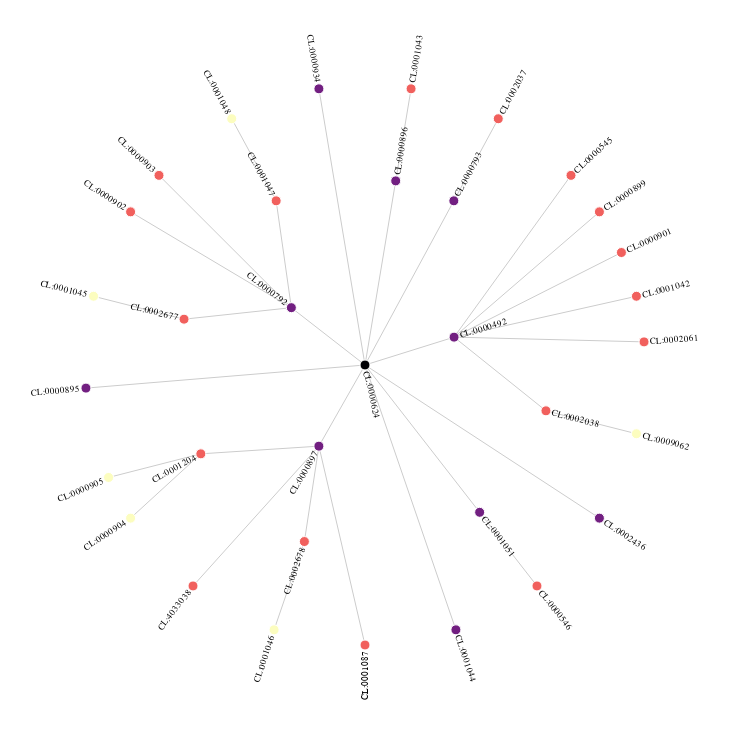

The notebook cell this image was saved under:
### Code cell
# Let's use the Vega radial tree example as a basis of the visualization
view = json.load(urllib.request.urlopen("https://vega.github.io/vega/examples/radial-tree-layout.vg.json"))

# first replace the default data with our own
view['data'][0].pop('url')
view['data'][0]['values'] = data
view['marks'][1]['encode']['enter']['tooltip'] = {"signal": "datum.desc"}
view['signals'][4]['value'] = 'cluster'

# Render the clustered tree
display({"application/vnd.vega.v5+json": view}, raw=True)

### Figure 1 — Vega specification as saved in the notebook (floating-point values rounded to 4 significant figures)
{"$schema": "https://vega.github.io/schema/vega/v5.json", "autosize": "none", "data": [{"name": "tree", "transform": [{"key": "id", "parentKey": "parent", "type": "stratify"}, {"as": ["alpha", "radius", "depth", "children"], "method": {"signal": "layout"}, "size": [1, {"signal": "radius"}], "type": "tree"}, {"as": "angle", "expr": "(rotate + extent * datum.alpha + 270) % 360", "type": "formula"}, {"as": "radians", "expr": "PI * datum.angle / 180", "type": "formula"}, {"as": "leftside", "expr": "inrange(datum.angle, [90, 270])", "type": "formula"}, {"as": "x", "expr": "originX + datum.radius * cos(datum.radians)", "type": "formula"}, {"as": "y", "expr": "originY + datum.radius * sin(datum.radians)", "type": "formula"}], "values": [{"desc": "T-helper 1 cell", "id": 545, "name": "CL:0000545", "parent": 492}, {"desc": "activated CD4-positive, alpha-beta T cell", "id": 896, "name": "CL:0000896", "parent": 624}, {"desc": "T-helper 17 cell", "id": 899, "name": "CL:0000899", "parent": 492}, {"desc": "CD4-positive, alpha-beta intraepithelial T cell", "id": 793, "name": "CL:0000793", "parent": 624}, {"desc": "CD4-positive, alpha-beta T cell", "id": 624, "name": "CL:0000624"}, {"desc": "naive regulatory T cell", "id": 2677, "name": "CL:0002677", "parent": 792}, {"desc": "T-helper 2 cell", "id": 546, "name": "CL:0000546", "parent": 1051}, {"desc": "CD4-positive helper T cell", "id": 492, "name": "CL:0000492", "parent": 624}, {"desc": "activated CD4-positive, alpha-beta T cell, human", "id": 1043, "name": "CL:0001043", "parent": 896}, {"desc": "effector memory CD4-positive, alpha-beta T cell, terminally differentiated", "id": 1087, "name": "CL:0001087", "parent": 897}, {"desc": "naive CCR4-positive regulatory T cell", "id": 1045, "name": "CL:0001045", "parent": 2677}, {"desc": "Tr1 cell", "id": 901, "name": "CL:0000901", "parent": 492}, {"desc": "memory regulatory T cell", "id": 2678, "name": "CL:0002678", "parent": 897}, {"desc": "mature CD4 single-positive thymocyte", "id": 2436, "name": "CL:0002436", "parent": 624}, {"desc": "central memory CD4-positive, alpha-beta T cell", "id": 904, "name": "CL:0000904", "parent": 1204}, {"desc": "T-helper 22 cell", "id": 1042, "name": "CL:0001042", "parent": 492}, {"desc": "T-helper 9 cell", "id": 2061, "name": "CL:0002061", "parent": 492}, {"desc": "lung resident memory CD4-positive, alpha-beta T cell", "id": 4033038, "name": "CL:4033038", "parent": 897}, {"desc": "memory CCR4-positive regulatory T cell", "id": 1046, "name": "CL:0001046", "parent": 2678}, {"desc": "effector memory CD4-positive, alpha-beta T cell", "id": 905, "name": "CL:0000905", "parent": 1204}, {"desc": "CD4-positive, CXCR3-negative, CCR6-negative, alpha-beta T cell", "id": 1051, "name": "CL:0001051", "parent": 624}, {"desc": "effector CD4-positive, alpha-beta T cell", "id": 1044, "name": "CL:0001044", "parent": 624}, {"desc": "T follicular helper cell", "id": 2038, "name": "CL:0002038", "parent": 492}, {"desc": "CD4-positive, alpha-beta memory T cell", "id": 897, "name": "CL:0000897", "parent": 624}, {"desc": "induced T-regulatory cell", "id": 902, "name": "CL:0000902", "parent": 792}, {"desc": "naive thymus-derived CD4-positive, alpha-beta T cell", "id": 895, "name": "CL:0000895", "parent": 624}, {"desc": "CD2-positive, CD5-positive, CD44-positive alpha-beta intraepithelial T cell", "id": 2037, "name": "CL:0002037", "parent": 793}, {"desc": "CD4-positive, CD25-positive, alpha-beta regulatory T cell", "id": 792, "name": "CL:0000792", "parent": 624}, {"desc": "CD4-positive, alpha-beta memory T cell, CD45RO-positive", "id": 1204, "name": "CL:0001204", "parent": 897}, {"desc": "activated CD4-positive, CD25-positive, CCR4-positive, alpha-beta regulatory T cell, human", "id": 1048, "name": "CL:0001048", "parent": 1047}, {"desc": "natural T-regulatory cell", "id": 903, "name": "CL:0000903", "parent": 792}, {"desc": "CD4-positive, CD25-positive, CCR4-positive, alpha-beta regulatory T cell", "id": 1047, "name": "CL:0001047", "parent": 792}, {"desc": "CD4-positive, alpha-beta cytotoxic T cell", "id": 934, "name": "CL:0000934", "parent": 624}, {"desc": "germinal center T cell", "id": 9062, "name": "CL:0009062", "parent": 2038}]}, {"name": "links", "source": "tree", "transform": [{"type": "treelinks"}, {"orient": "radial", "shape": {"signal": "links"}, "sourceX": "source.radians", "sourceY": "source.radius", "targetX": "target.radians", "targetY": "target.radius", "type": "linkpath"}]}], "description": "An example of a radial layout for a node-link diagram of hierarchical data.", "height": 720, "marks": [{"encode": {"update": {"path": {"field": "path"}, "stroke": {"value": "#ccc"}, "x": {"signal": "originX"}, "y": {"signal": "originY"}}}, "from": {"data": "links"}, "type": "path"}, {"encode": {"enter": {"size": {"value": 100}, "stroke": {"value": "#fff"}, "tooltip": {"signal": "datum.desc"}}, "update": {"fill": {"field": "depth", "scale": "color"}, "x": {"field": "x"}, "y": {"field": "y"}}}, "from": {"data": "tree"}, "type": "symbol"}, {"encode": {"enter": {"baseline": {"value": "middle"}, "fontSize": {"value": 9}, "text": {"field": "name"}}, "update": {"align": {"signal": "datum.leftside ? 'right' : 'left'"}, "angle": {"signal": "datum.leftside ? datum.angle - 180 : datum.angle"}, "dx": {"signal": "(datum.leftside ? -1 : 1) * 6"}, "opacity": {"signal": "labels ? 1 : 0"}, "x": {"field": "x"}, "y": {"field": "y"}}}, "from": {"data": "tree"}, "type": "text"}], "padding": 5, "scales": [{"domain": {"data": "tree", "field": "depth"}, "name": "color", "range": {"scheme": "magma"}, "type": "linear", "zero": true}], "signals": [{"bind": {"input": "checkbox"}, "name": "labels", "value": true}, {"bind": {"input": "range", "max": 600, "min": 20}, "name": "radius", "value": 280}, {"bind": {"input": "range", "max": 360, "min": 0, "step": 1}, "name": "extent", "value": 360}, {"bind": {"input": "range", "max": 360, "min": 0, "step": 1}, "name": "rotate", "value": 0}, {"bind": {"input": "radio", "options": ["tidy", "cluster"]}, "name": "layout", "value": "cluster"}, {"bind": {"input": "select", "options": ["line", "curve", "diagonal", "orthogonal"]}, "name": "links", "value": "line"}, {"name": "originX", "update": "width / 2"}, {"name": "originY", "update": "height / 2"}], "width": 720}
